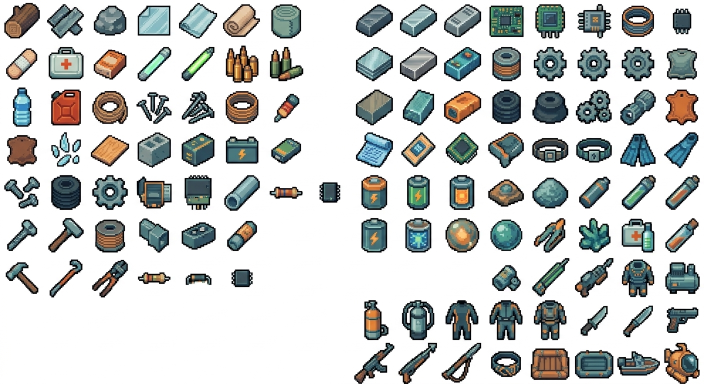
#> input picture docs/Examples/Objects/resources.jpg, 1408 x 768 px (shown at 1/2 size)
$ python convert_icons.py
#> lines starting #> are read from the running program, lines starting #| are printed output that depends on the picture; after the words box and inside, x2 and y2 are one past the last pixel; in counts of white or black regions, pixels touching at a corner belong together
"""Slice docs/Examples/Objects/resources.jpg (the user's icon sheet,
2026-09-01) into 16x16 item icons.

White-keys the JPEG, splits the two groups on the central gap, detects row
and column bands from the alpha projections, validates the counts against
the user's authored list, then writes mapped icons to
assets/sprites/icons/<item id>.png (flagging authored_icon in
data/items.json so the game raw-loads them) and everything unmapped to
assets/sprites/icons/extra/<slug>.png for future items.

Run from the repo root:  python tools/convert_icons.py
"""
import json
import os
from pathlib import Path

from PIL import Image

ROOT = Path(__file__).resolve().parent.parent
SRC = ROOT / "docs" / "Examples" / "Objects" / "resources.jpg"
OUT = ROOT / "assets" / "sprites" / "icons"
EXTRA = OUT / "extra"

# (group, row, col) -> item id, or a /slug for icons/extra. Rows/cols are
# 0-indexed against the user's corrected list (2026-09-01).
MAP = {
    # left group
    (0, 0, 0): "wood", (0, 0, 1): "scrap_metal", (0, 0, 2): "stone",
    (0, 0, 3): "/paper", (0, 0, 4): "/fabric_roll", (0, 0, 5): "cloth", (0, 0, 6): "/tarp",
    (0, 1, 0): "bandage", (0, 1, 1): "medkit", (0, 1, 2): "food_can",
    (0, 1, 3): "/green_stick", (0, 1, 4): "glowstick", (0, 1, 5): "pistol_rounds", (0, 1, 6): "rifle_rounds",
    (0, 2, 0): "/water_bottle", (0, 2, 1): "/jerry_can", (0, 2, 2): "rope",
    (0, 2, 3): "/nails", (0, 2, 4): "/screws", (0, 2, 5): "/wire_coil", (0, 2, 6): "/red_component",
    (0, 3, 0): "/leather", (0, 3, 1): "/broken_glass", (0, 3, 2): "/plywood",
    (0, 3, 3): "/concrete_block", (0, 3, 4): "/large_component", (0, 3, 5): "/battery_pack", (0, 3, 6): "/hard_drive",
    (0, 4, 0): "/nuts_bolts", (0, 4, 1): "/rubber", (0, 4, 2): "/gear",
    (0, 4, 3): "/circuit_board_component", (0, 4, 4): "/circuit_component", (0, 4, 5): "/steel_pipe",
    (0, 4, 6): "/small_electronic",
    (0, 5, 0): "/bolt", (0, 5, 1): "/small_hammer", (0, 5, 2): "/small_wire_coil",
    (0, 5, 3): "/vent_component", (0, 5, 4): "/cassette_tape", (0, 5, 5): "/fuse",
    (0, 6, 0): "hammer", (0, 6, 1): "pry_bar", (0, 6, 2): "/wire_strippers",
    (0, 6, 3): "/small_resistor_a", (0, 6, 4): "/small_resistor_b", (0, 6, 5): "/small_microchip",
    # right group
    (1, 0, 0): "iron", (1, 0, 1): "/aluminum_ingot", (1, 0, 2): "steel",
    (1, 0, 3): "/green_pcb", (1, 0, 4): "/blue_pcb", (1, 0, 5): "/complex_ic",
    (1, 0, 6): "/coil_of_wire", (1, 0, 7): "/microchip_2",
    (1, 1, 0): "/metal_plates", (1, 1, 1): "/reinforced_steel_ingot", (1, 1, 2): "/alien_ingot",
    (1, 1, 3): "/small_wire_coil_2", (1, 1, 4): "/gear_a", (1, 1, 5): "/gear_b",
    (1, 1, 6): "/gear_c", (1, 1, 7): "/iron_armor",
    (1, 2, 0): "/copper", (1, 2, 1): "/ocean_ingot", (1, 2, 2): "/laser_pointer",
    (1, 2, 3): "/rubber_2", (1, 2, 4): "/heavy_tire", (1, 2, 5): "/spilled_gears",
    (1, 2, 6): "/iron_coupler", (1, 2, 7): "/leather_armor",
    (1, 3, 0): "@schematic", (1, 3, 1): "/circuit_board_piece", (1, 3, 2): "/microprocessor",
    (1, 3, 3): "/backpack", (1, 3, 4): "/leather_belt", (1, 3, 5): "weight_belt",
    (1, 3, 6): "fins", (1, 3, 7): "/diving_fin_single",
    (1, 4, 0): "/large_battery", (1, 4, 1): "/green_battery", (1, 4, 2): "/orange_battery",
    (1, 4, 3): "/alien_artifact", (1, 4, 4): "/polish_compound", (1, 4, 5): "/blue_tank",
    (1, 4, 6): "/green_vial", (1, 4, 7): "/orange_vial",
    (1, 5, 0): "/empty_battery", (1, 5, 1): "/alien_energy", (1, 5, 2): "/flame_ball",
    (1, 5, 3): "/blue_glass_ball", (1, 5, 4): "tool_belt", (1, 5, 5): "/ocean_crystal",
    (1, 5, 6): "/iv_bag", (1, 5, 7): "/glass_flask",
    (1, 6, 0): "/medical_cuff", (1, 6, 1): "/syringe", (1, 6, 2): "/power_drill",
    (1, 6, 3): "/utility_suit", (1, 6, 4): "rebreather",
    (1, 7, 0): "tank_scrap", (1, 7, 1): "tank_iron", (1, 7, 2): "wetsuit",
    (1, 7, 3): "hard_suit", (1, 7, 4): "/full_black_wetsuit",
    (1, 7, 5): "scrap_knife", (1, 7, 6): "iron_knife", (1, 7, 7): "pistol",
    (1, 8, 0): "rifle", (1, 8, 1): "/harpoon_rifle", (1, 8, 2): "speargun",
    (1, 8, 3): "/dive_mask", (1, 8, 4): "/raft_large", (1, 8, 5): "/raft_small",
    (1, 8, 6): "/motorboat", (1, 8, 7): "/mini_submarine",
}
EXPECT = {0: [7, 7, 7, 7, 7, 6, 6], 1: [8, 8, 8, 8, 8, 8, 5, 8, 8]}


def key_white(img, tol=40):
    """Remove the white paper background from the OUTSIDE in, then trim the
    near-white JPEG halo one ring deep. Flooding from the border means an
    icon's own interior whites (a bandage body, a steel blade) survive while
    the surrounding paper - and the fringe it bleeds - goes fully clear."""
#> called with tol = 40
    img = img.convert("RGBA")
    w, h = img.width, img.height
#> w = 1408; h = 768
    px = img.load()

    def whiteish(x, y, t):
        r, g, b, _a = px[x, y]
        return r > 255 - t and g > 255 - t and b > 255 - t

    # flood the paper from every border pixel
    stack = []
    for x in range(w):
        stack.append((x, 0)); stack.append((x, h - 1))
    for y in range(h):
        stack.append((0, y)); stack.append((w - 1, y))
    seen = set()
    while stack:
        x, y = stack.pop()
        if (x, y) in seen or x < 0 or y < 0 or x >= w or y >= h:
            continue
        seen.add((x, y))
        if not whiteish(x, y, tol):
            continue
        px[x, y] = (0, 0, 0, 0)
        stack.extend([(x + 1, y), (x - 1, y), (x, y + 1), (x, y - 1)])
#> this loop made 2957116 passes
#> (r in whiteish, g in whiteish, b in whiteish) on passes 1 to 3: (253, 253, 253), (254, 254, 254), (254, 254, 254)
#> after the loop, stack = []
    # halo trim: a near-white pixel touching transparency is JPEG fringe
    for _ in range(2):
        clear = []
        for y in range(h):
            for x in range(w):
                if px[x, y][3] == 0 or not whiteish(x, y, 60):
                    continue
                for dx, dy in ((1, 0), (-1, 0), (0, 1), (0, -1)):
                    nx, ny = x + dx, y + dy
                    if 0 <= nx < w and 0 <= ny < h and px[nx, ny][3] == 0:
                        clear.append((x, y)); break
        for x, y in clear:
            px[x, y] = (0, 0, 0, 0)
#> this loop made 2 passes
    return img


def bands(mask_sums, min_gap):
    """Contiguous non-empty index ranges, merging gaps under min_gap."""
    out = []
    start = None
    gap = 0
    for i, v in enumerate(mask_sums):
        if v > 0:
            if start is None:
                start = i
            gap = 0
        elif start is not None:
            gap += 1
            if gap >= min_gap:
                out.append((start, i - gap))
                start = None
    if start is not None:
        out.append((start, len(mask_sums) - 1))
    return out


def alpha_sums(img, axis):
#> called with axis = 'x'
    a = img.getchannel("A")
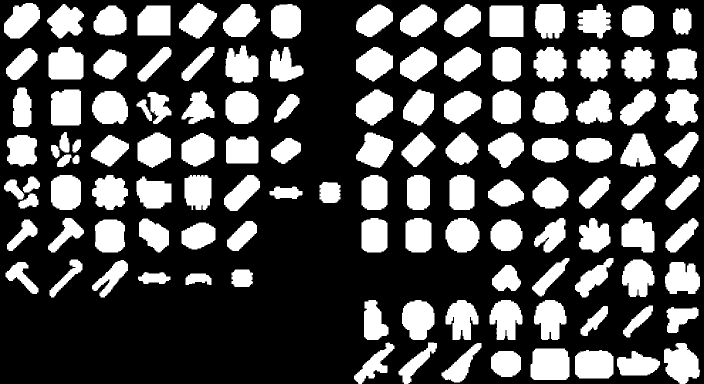
#> a: PIL image 1408x768 L (shown at 1/2 size); 31.4% white; 124 white regions, largest, box (x1, y1, x2, y2) and area: (1061, 697, 1139, 760) 4638, (979, 11, 1047, 74) 4266, (102, 179, 162, 251) 4148
    w, h = img.size
    px = a.load()
    if axis == "y":
        return [sum(1 for x in range(w) if px[x, y] > 8) for y in range(h)]
    return [sum(1 for y in range(h) if px[x, y] > 8) for x in range(w)]


# FORCE=1 regenerates every icon; otherwise existing icons are never
# overwritten (protects hand edits from the Icon Editor - user report
# 2026-09-01: convert re-runs kept clobbering edited icons).
FORCE = os.environ.get("ICONS_FORCE") == "1"


def _save_icon(img, path):
    if path.exists() and not FORCE:
        return False
    img.save(path)
    return True


WEAPONS_SRC = ROOT / "docs" / "Examples" / "Objects" / "Weapons.jpg"
WMAP = {  # (row, col) -> item id or /extra slug (labels from the sheet)
    (0, 0): "/machete", (0, 1): "scrap_sword", (0, 2): "iron_sword",
    (1, 0): "/steel_longsword", (1, 1): "/diving_knife_combat", (1, 2): "/bone_scimitar",
    (2, 0): "smg",
}


def convert_weapons(lib, by_id):
    """Weapons.jpg (labelled): icon rows are the TALL y-bands; the baked
    text labels key to short bands and are skipped."""
    img = key_white(Image.open(WEAPONS_SRC))
    rows = [b for b in bands(alpha_sums(img, "y"), min_gap=6) if b[1] - b[0] > 150]
    n = 0
    for ri, (ry0, ry1) in enumerate(rows):
        row = img.crop((0, ry0, img.width, ry1 + 1))
        for ci, (cx0, cx1) in enumerate(bands(alpha_sums(row, "x"), min_gap=12)):
            target = WMAP.get((ri, ci))
            if target is None:
                continue
            cell = row.crop((cx0, 0, cx1 + 1, row.height))
            icon = cell.crop(cell.getbbox())
            side = max(icon.width, icon.height)
            sq = Image.new("RGBA", (side, side), (0, 0, 0, 0))
            sq.paste(icon, ((side - icon.width) // 2, (side - icon.height) // 2), icon)
            small = sq.resize((32, 32), Image.NEAREST)
            if target.startswith("/"):
                _save_icon(small, EXTRA / (target[1:] + ".png"))
            else:
                if _save_icon(small, OUT / (target + ".png")):
                    n += 1
                if target in by_id:
                    by_id[target]["authored_icon"] = True
    print("weapons sheet: %d icons written (swords + SMG)" % n)


def main():
    img = key_white(Image.open(SRC))
    # split the two groups on the central gap
    cols = alpha_sums(img, "x")
    groups = bands(cols, min_gap=20)
#> the loop in bands, `for i, v in enumerate(mask_sums):` made 1408 passes
#> v on passes 1 to 3: 0, 0, 0
    # the lone microchip floats between the groups (row 5 of the list)
    if len(groups) == 3:
        sx0, sx1 = groups[1]
        stray = img.crop((sx0, 0, sx1 + 1, img.height))
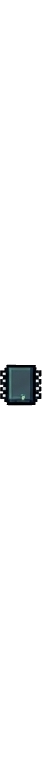
#> stray: PIL image 42x768 RGBA; mean R, G, B, A 2.5, 3.2, 3.5, 12.4; transparent parts drawn white
        box = stray.getbbox()
        icon = stray.crop(box)
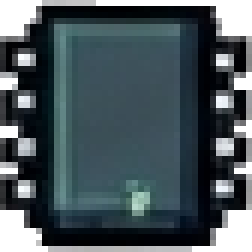
#> icon: PIL image 42x42 RGBA (shown 6 times larger); mean R, G, B, A 46.3, 58.9, 64.2, 227; transparent parts drawn white
        side = max(icon.width, icon.height)
        sq = Image.new("RGBA", (side, side), (0, 0, 0, 0))
#> sq: PIL image 42x42 RGBA; every value is 0
        sq.paste(icon, ((side - icon.width) // 2, (side - icon.height) // 2), icon)
        (ROOT / "assets" / "sprites" / "icons" / "extra").mkdir(parents=True, exist_ok=True)
        _save_icon(sq.resize((32, 32), Image.NEAREST), ROOT / "assets" / "sprites" / "icons" / "extra" / "microchip.png")
#> in _save_icon, `img.save(path)`:
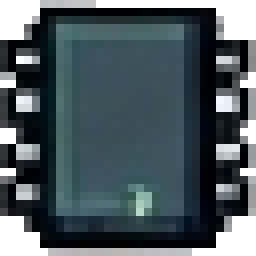
#> saved as microchip.png: PIL image 32x32 RGBA (shown 8 times larger); mean R, G, B, A 47.5, 59.9, 65.2, 225.1; transparent parts drawn white
        groups = [groups[0], groups[2]]
        print("stray microchip parked in icons/extra")
    assert len(groups) == 2, "expected two icon groups, found %d" % len(groups)
    OUT.mkdir(parents=True, exist_ok=True)
    EXTRA.mkdir(parents=True, exist_ok=True)
#> (the run stopped early here; a loop or call above may not have finished)
